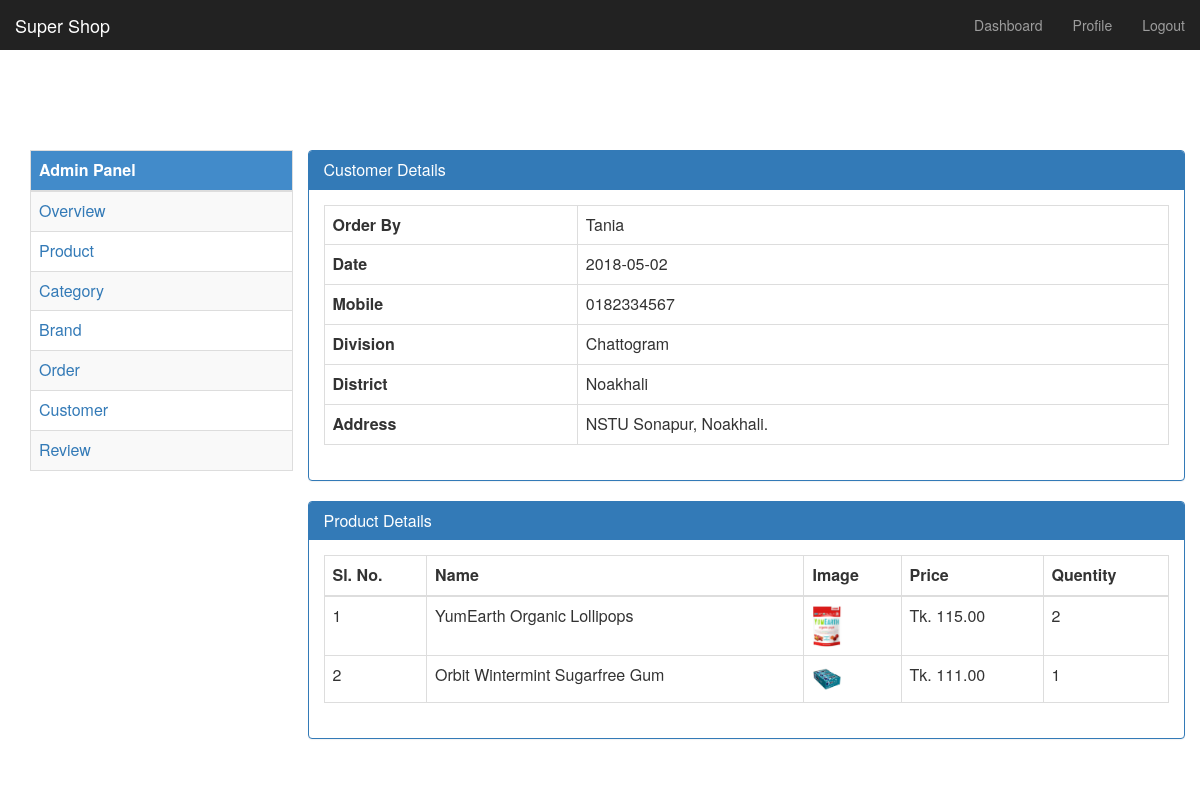
/admin/orderdetails.php?oid=5 (signed in), run on the app's committed database.
### tables this page shows
CREATE TABLE `customerorder` (
  `orderId` int(11) NOT NULL,
  `custId` int(11) NOT NULL,
  `orderStatus` tinyint(4) NOT NULL,
  `amount` float(10,3) NOT NULL,
  `orderDate` date NOT NULL
);

CREATE TABLE `customer` (
  `custId` int(11) NOT NULL,
  `custName` varchar(225) NOT NULL,
  `custEmail` varchar(50) NOT NULL,
  `custPass` varchar(30) NOT NULL,
  `number` int(11) NOT NULL,
  `division` varchar(50) NOT NULL,
  `district` varchar(50) NOT NULL,
  `address` varchar(225) NOT NULL
);

CREATE TABLE `orderedproduct` (
  `orderId` int(11) NOT NULL,
  `productId` int(11) NOT NULL,
  `qtn` int(11) NOT NULL
);

CREATE TABLE `product` (
  `productId` int(11) NOT NULL,
  `productName` varchar(225) NOT NULL,
  `catId` int(11) NOT NULL,
  `brandId` int(11) NOT NULL,
  `body` longtext NOT NULL,
  `price` float(10,2) NOT NULL,
  `image` varchar(225) NOT NULL,
  `type` tinyint(4) NOT NULL DEFAULT 0
);

### Classes/Order.php (called while the page is built, shortened)
<?php
    class Order{
     public $uhost = DB_HOST;
     public $uuser = DB_USER;
     public $upass = DB_PASS;
     public $udb   = DB_NAME;
     private $conn;
        function __construct(){
            $this -> conn = mysqli_connect($this -> uhost, $this -> uuser, $this -> upass, $this -> udb);
        }
        public function getOrderDetailsByID($id){
            $this -> sql = "SELECT product.productName, product.image, product.price, orderedproduct.qtn FROM orderedproduct,product WHERE orderedproduct.productId = product.productId AND orderedproduct.orderId = '$id' ;";
            $this -> res = mysqli_query($this -> conn, $this -> sql);
                return $this -> res;
        }
        public function getCustDetailsByOid($oid){
            $this -> sql = "SELECT customer.custName, customer.number, customer.division, customer.district, customer.address, customerorder.orderDate FROM customerorder, customer WHERE customerorder.custId = customer.custId AND customerorder.orderId = '$oid' ";
            $this -> res = mysqli_query($this -> conn, $this -> sql);
                return $this -> res;
        }
    }
    ?>

### admin/orderdetails.php (the view, shortened to what this page needs)
<?php
include('Library/header.php');
$filepath=realpath(dirname(__FILE__));
include_once($filepath.'/../Classes/Order.php');
$order  = new Order();
    if(isset($_GET['oid'])){
        $oid   = $_GET['oid'];
        $getCd = $order -> getCustDetailsByOid($oid);
        $getPd = $order -> getOrderDetailsByID($oid);
    }
?>
<?php
include('Library/sidebar.php');
?>
<div class="col-md-9 col-sm-12 col-xs-12">
    <div class="row">
        <div class="panel panel-primary">
            <div class="panel-heading">
                <h3 class="panel-title">Customer Details </h3>
            </div>
            <div class="panel-body">
                <div class="table-responsive">
                    <table class="table table-bordered">
                        <tbody>
                            <?php
                                if(isset($getCd)){
                                    $value = $getCd -> fetch_assoc();
                            ?>
                            <tr>
                                <th>Order By</th>
                                <td><?php echo $value['custName']; ?></td>
                            </tr>
                            <tr>
                                <th>Date</th>
                                <td><?php echo $value['orderDate']; ?></td>
                            </tr>
                            <tr>
                                <th>Mobile</th>
                                <td>0<?php echo $value['number']; ?></td>
                            </tr>
                            <tr>
                                <th>Division</th>
                                <td><?php echo $value['division']; ?></td>
                            </tr>
                            <tr>
                                <th>District</th>
                                <td><?php echo $value['district']; ?></td>
                            </tr>
                            <tr>
                                <th>Address</th>
                                <td><?php echo $value['address']; ?></td>
                            </tr>
                            <?php }?>
                        </tbody>
                    </table>
                </div>
            </div>
        </div>
    </div>
    <div class="row">
        <div class="panel panel-primary">
            <div class="panel-heading">
                <h3 class="panel-title">Product Details </h3>
            </div>
            <div class="panel-body">
                <div class="table-responsive">
                    <table class="table table-bordered">
                        <thead>
                            <th>Sl. No.</th>
                            <th>Name</th>
                            <th>Image</th>
                            <th>Price</th>
                            <th>Quentity</th>
                        </thead>
                        <tbody>
                        <?php
                        if(isset($getPd)){
                            $i = 0;
                            while($value = $getPd -> fetch_assoc()){
                                $i++;
                    ?>
                    <tr>
                        <td><?php echo $i; ?></td>
                        <td><?php echo $value['productName']; ?></td>
                        <td><img class="img-responsive" src="<?php echo $value['image']; ?>" width="30px" height="35px" /></td>
                        <td>Tk. <?php echo $value['price']; ?></td>
                        <td><?php echo $value['qtn']; ?></td>
                    </tr>
                    <?php }} ?>
                </tbody>
                    </table>
                </div>
            </div>
        </div>
    </div>
</div>
<?php
include('Library/footer.php');
?>

### admin/css/dashboard.css (style rules this page uses)
body { padding-top: 50px; }

### data on the page
customerorder: custId.custName "Tania", orderDate "2018-05-02", custId.number "182334567", custId.division "Chattogram", custId.district "Noakhali", custId.address "NSTU Sonapur, Noakhali."
orderedproduct: productId.productName "YumEarth Organic Lollipops", productId.image (picture), productId.price "115.00", qtn "2"
orderedproduct: productId.productName "Orbit Wintermint Sugarfree Gum", productId.image (picture), productId.price "111.00", qtn "1"
